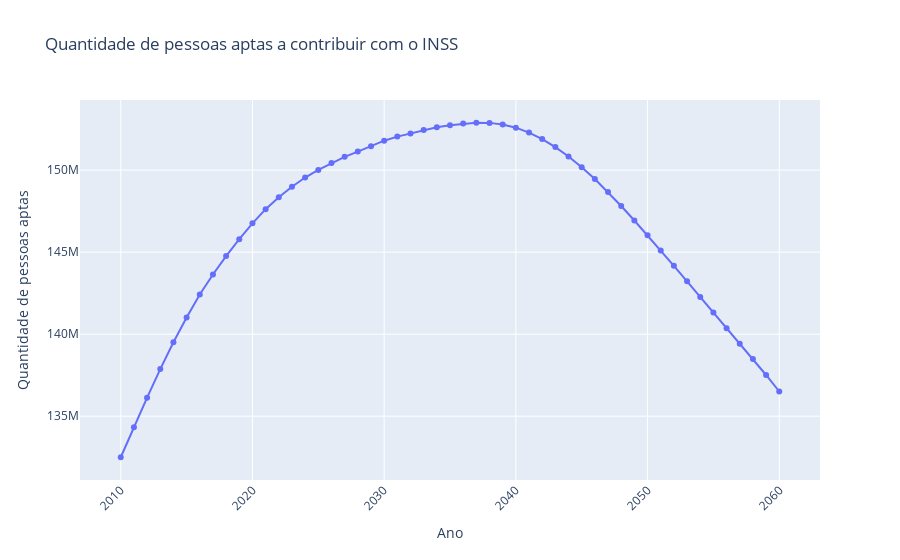

Source (notebook cell):
### Code cell
# Criar um gráfico dinâmico de linha
fig = go.Figure()
fig.add_trace(go.Scatter(x=soma_aptos_por_ano.index, y=soma_aptos_por_ano.values, mode='lines+markers'))

# Atualizar o layout do gráfico
fig.update_layout(
    title='Quantidade de pessoas aptas a contribuir com o INSS',
    xaxis_title='Ano',
    yaxis_title='Quantidade de pessoas aptas',
    xaxis=dict(tickangle=-45),
    yaxis=dict(showgrid=True),
)

# Exibir o gráfico
fig.show()

### Figure 1 — Plotly figure (JSON) as saved in the notebook; plotly's stock layout.template omitted (floating-point values rounded to 4 significant figures)
{"data": [{"mode": "lines+markers", "type": "scatter", "x": [2010, 2011, 2012, 2013, 2014, 2015, 2016, 2017, 2018, 2019, 2020, 2021, 2022, 2023, 2024, 2025, 2026, 2027, 2028, 2029, 2030, 2031, 2032, 2033, 2034, 2035, 2036, 2037, 2038, 2039, 2040, 2041, 2042, 2043, 2044, 2045, 2046, 2047, 2048, 2049, 2050, 2051, 2052, 2053, 2054, 2055, 2056, 2057, 2058, 2059, 2060], "y": [132498719, 134327697, 136127976, 137870500, 139510950, 141021271, 142416787, 143637599, 144759658, 145793820, 146756243, 147619740, 148344444, 148985045, 149547906, 150013809, 150433948, 150809995, 151130079, 151449268, 151794581, 152043034, 152230661, 152439394, 152608952, 152742395, 152835898, 152888289, 152880352, 152785598, 152587549, 152289873, 151893547, 151403330, 150829040, 150180195, 149458455, 148664660, 147814466, 146929154, 146024124, 145101832, 144165431, 143220181, 142269770, 141316532, 140365181, 139424051, 138480637, 137512148, 136506636]}], "layout": {"title": {"text": "Quantidade de pessoas aptas a contribuir com o INSS"}, "xaxis": {"tickangle": -45, "title": {"text": "Ano"}}, "yaxis": {"showgrid": true, "title": {"text": "Quantidade de pessoas aptas"}}}}
